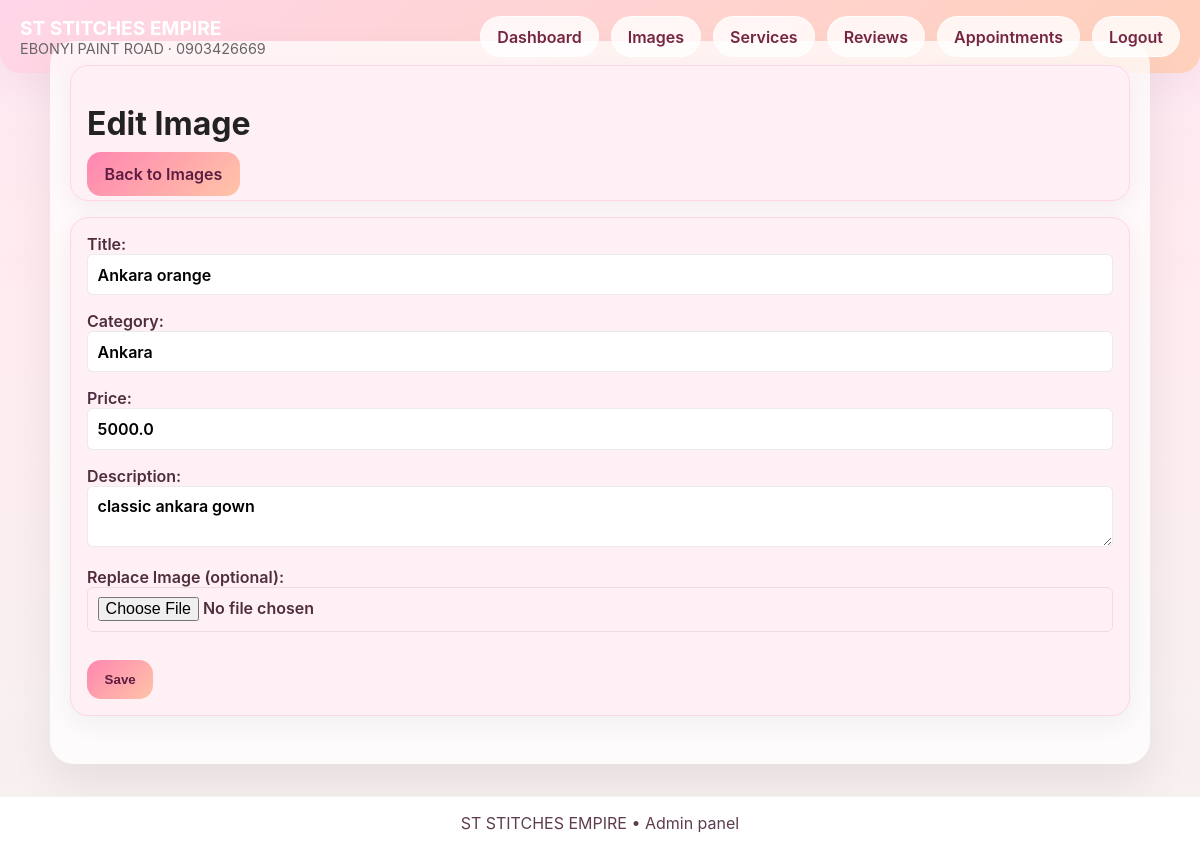
/admin/images/edit/1 (signed in), run on the app's committed database.
### app/models.py (models this page shows)
class Gallery(Base):
    __tablename__ = "gallery"
    id = Column(Integer, primary_key=True, index=True)
    title = Column(String, nullable=False)
    category = Column(String, nullable=False)
    price = Column(Float, nullable=False)
    description = Column(Text)
    image = Column(String, nullable=False)

### app/images.py (the view)
@router.get('/admin/images/edit/{image_id}')
def edit_image_page(request: Request, image_id: int, user=Depends(get_current_admin)):
    db = SessionLocal()
    try:
        img = db.query(Gallery).filter(Gallery.id == image_id).first()
    finally:
        db.close()
    if not img:
        return RedirectResponse(url='/admin/images')
    return templates.TemplateResponse(request, 'edit_image.html', {"request": request, "image": img, "user": user})

### templates/edit_image.html
{% extends 'admin_base.html' %}
{% block content %}
  <div class="admin-card">
    <h1>Edit Image</h1>
    <a class="admin-button" href="/admin/images">Back to Images</a>
  </div>
  <div class="admin-card">
    <form action="/admin/images/edit/{{ image.id }}" method="post" enctype="multipart/form-data">
      <label>Title:<input type="text" name="title" value="{{ image.title }}" required></label>
      <label>Category:<input type="text" name="category" value="{{ image.category }}" required></label>
      <label>Price:<input type="number" step="0.01" name="price" value="{{ image.price }}" required></label>
      <label>Description:<textarea name="description">{{ image.description }}</textarea></label>
      <label>Replace Image (optional):<input type="file" name="image" accept="image/*"></label>
      <button class="admin-button" type="submit">Save</button>
    </form>
  </div>
{% endblock %}

### static/css/style.css (style rules this page uses)
:root { --pink-100: #ffe6f0; --pink-200: #ffb3d1; --pink-400: #ff66a3; --pink-600: #ff4d8a; --accent: #ff66a3; --muted: #666; --bg: #fff; }
* { box-sizing:border-box }
body { font-family:Inter, system-ui, Arial, sans-serif;margin:0;background:var(--pink-100);color:#222 }
a { color:var(--pink-600);text-decoration:none }
.admin-page { background:linear-gradient(180deg,#ffe7f3,#ffebef 30%,#f6f1f0);min-height:100vh }
.admin-card { background:#fff0f5;border:1px solid #ffd6e8;border-radius:18px;padding:1rem;box-shadow:0 8px 24px rgba(0,0,0,0.05);margin-bottom:1rem }
.admin-button { background:linear-gradient(135deg,#ff86b1,#ffc4a7);color:#5d1c42;border:none;padding:.75rem 1.1rem;border-radius:14px;cursor:pointer;font-weight:600 }
input,textarea,select { padding:.75rem;border-radius:12px;border:1px solid rgba(180,100,130,0.25);width:100%;font:inherit; }
label { display:block;margin-bottom:.75rem;color:#4f2d3d;font-weight:600 }
form > * + * { margin-top:1rem }
input,textarea,select { padding:.6rem;border-radius:6px;border:1px solid rgba(0,0,0,0.08) }

### data on the page
Gallery: title "Ankara orange", category "Ankara", price "5000.0", description "classic ankara gown"
